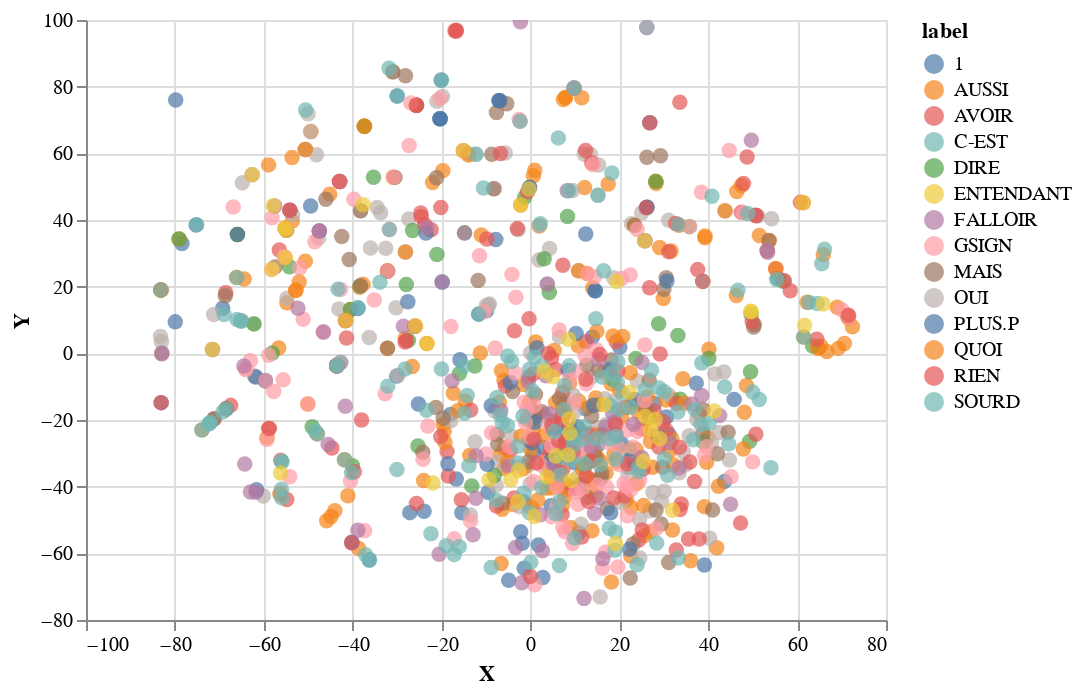
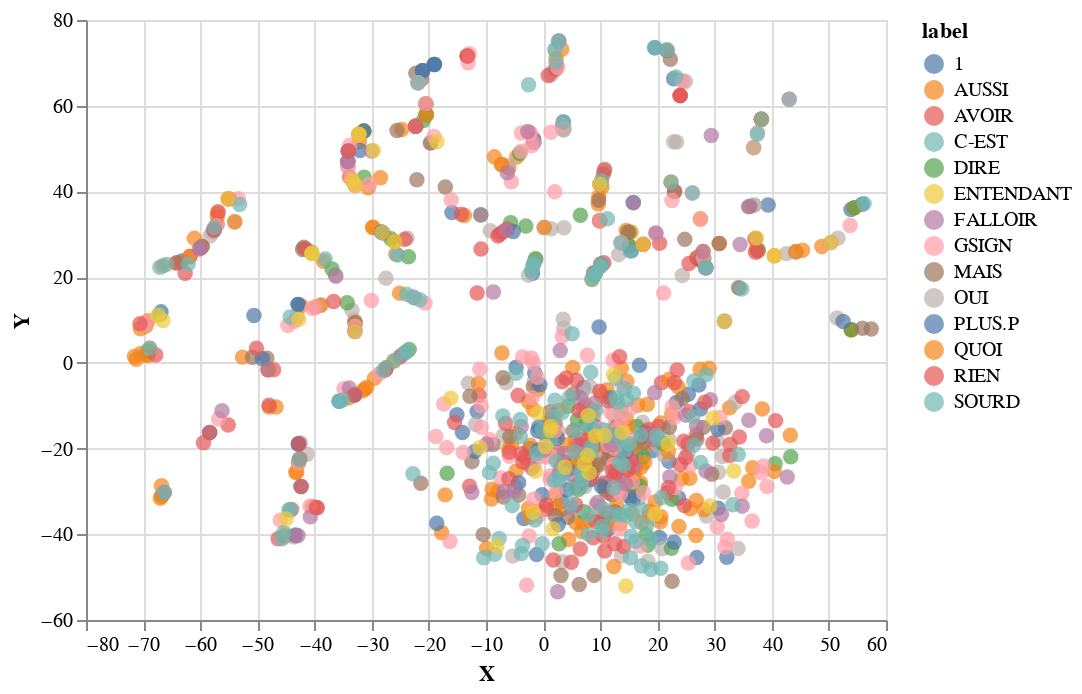
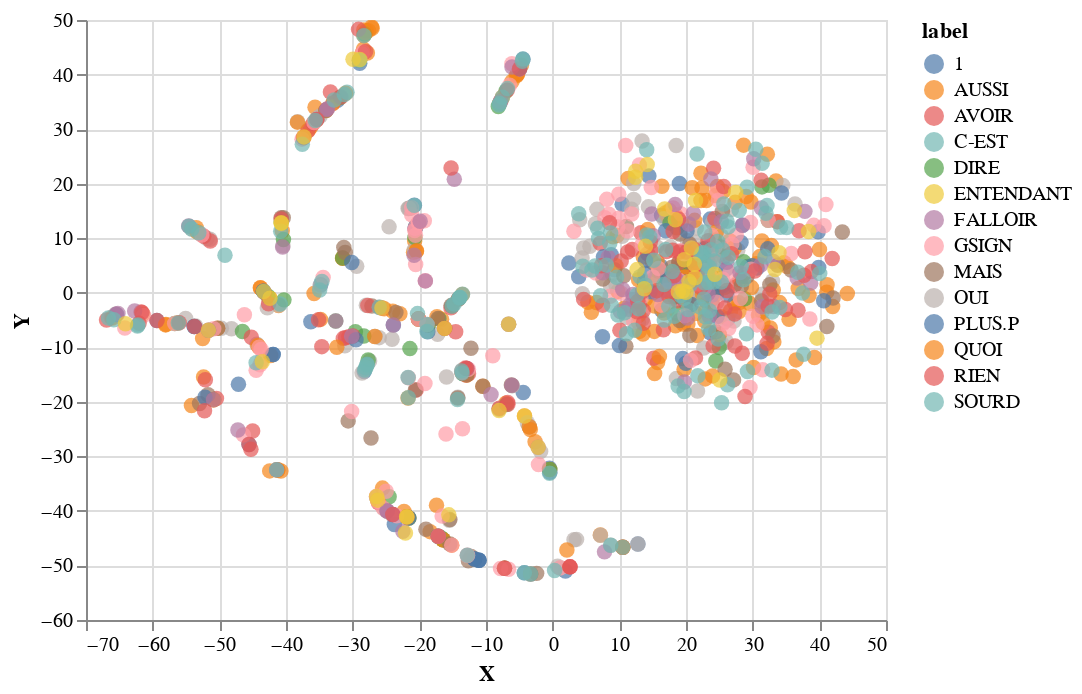
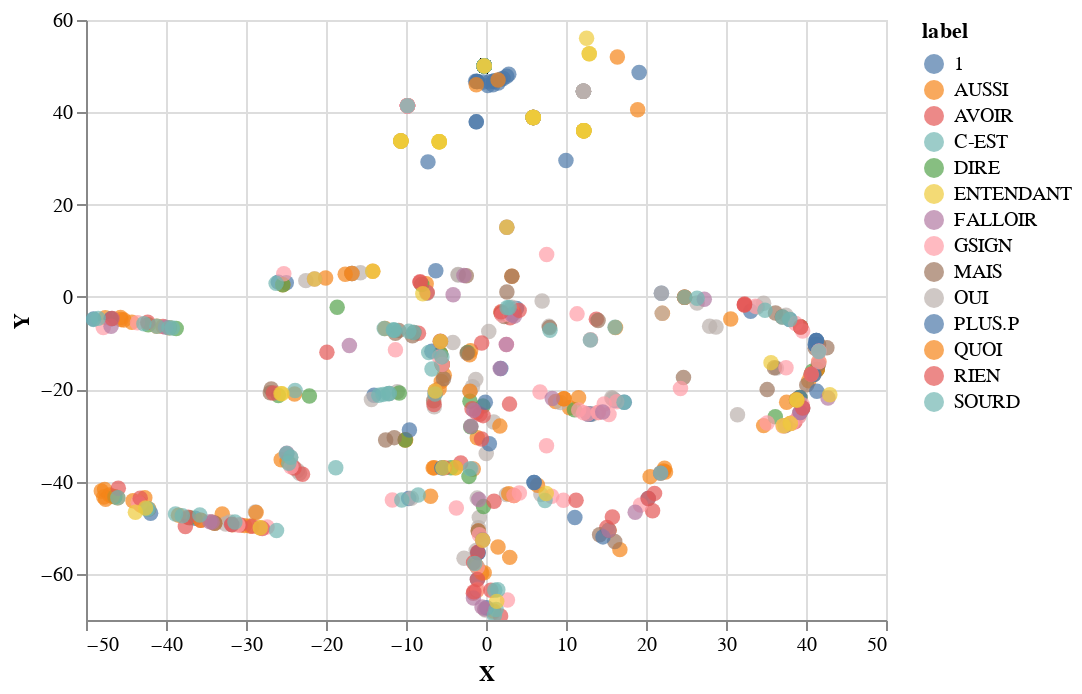

The notebook cell these images were saved under, in order:
### Code cell
perplexity = [5, 15, 30, 50, 100]

for p in perplexity:
    print("Perplexity {}".format(p))
    r = reduce_dim(p)
    create_plot(r, label)

### Figure 1 — Vega-Lite specification as saved in the notebook (floating-point values rounded to 4 significant figures; data arrays with more than 128 entries replaced by an {"elided": "..."} marker saying what was removed)
{"$schema": "https://vega.github.io/schema/vega-lite/v2.6.0.json", "config": {"view": {"height": 300, "width": 400}}, "data": {"name": "data-a9c515a03855361d102d886f2594d699"}, "datasets": {"data-a9c515a03855361d102d886f2594d699": {"elided": "1075 records"}}, "encoding": {"color": {"field": "label", "type": "nominal"}, "x": {"field": "X", "type": "quantitative"}, "y": {"field": "Y", "type": "quantitative"}}, "mark": {"size": 60, "type": "circle"}, "selection": {"selector001": {"bind": "scales", "encodings": ["x", "y"], "mark": {"fill": "#333", "fillOpacity": 0.125, "stroke": "white"}, "on": "[mousedown, window:mouseup] > window:mousemove!", "resolve": "global", "translate": "[mousedown, window:mouseup] > window:mousemove!", "type": "interval", "zoom": "wheel!"}}}

### Figure 2 — Vega-Lite specification as saved in the notebook (floating-point values rounded to 4 significant figures; data arrays with more than 128 entries replaced by an {"elided": "..."} marker saying what was removed)
{"$schema": "https://vega.github.io/schema/vega-lite/v2.6.0.json", "config": {"view": {"height": 300, "width": 400}}, "data": {"name": "data-ae05d8582da171b096b1d5f5a6b6ebf0"}, "datasets": {"data-ae05d8582da171b096b1d5f5a6b6ebf0": {"elided": "1075 records"}}, "encoding": {"color": {"field": "label", "type": "nominal"}, "x": {"field": "X", "type": "quantitative"}, "y": {"field": "Y", "type": "quantitative"}}, "mark": {"size": 60, "type": "circle"}, "selection": {"selector002": {"bind": "scales", "encodings": ["x", "y"], "mark": {"fill": "#333", "fillOpacity": 0.125, "stroke": "white"}, "on": "[mousedown, window:mouseup] > window:mousemove!", "resolve": "global", "translate": "[mousedown, window:mouseup] > window:mousemove!", "type": "interval", "zoom": "wheel!"}}}

### Figure 3 — Vega-Lite specification as saved in the notebook (floating-point values rounded to 4 significant figures; data arrays with more than 128 entries replaced by an {"elided": "..."} marker saying what was removed)
{"$schema": "https://vega.github.io/schema/vega-lite/v2.6.0.json", "config": {"view": {"height": 300, "width": 400}}, "data": {"name": "data-adca94453ae0342a24b7ed3372291539"}, "datasets": {"data-adca94453ae0342a24b7ed3372291539": {"elided": "1075 records"}}, "encoding": {"color": {"field": "label", "type": "nominal"}, "x": {"field": "X", "type": "quantitative"}, "y": {"field": "Y", "type": "quantitative"}}, "mark": {"size": 60, "type": "circle"}, "selection": {"selector003": {"bind": "scales", "encodings": ["x", "y"], "mark": {"fill": "#333", "fillOpacity": 0.125, "stroke": "white"}, "on": "[mousedown, window:mouseup] > window:mousemove!", "resolve": "global", "translate": "[mousedown, window:mouseup] > window:mousemove!", "type": "interval", "zoom": "wheel!"}}}

### Figure 4 — Vega-Lite specification as saved in the notebook (floating-point values rounded to 4 significant figures; data arrays with more than 128 entries replaced by an {"elided": "..."} marker saying what was removed)
{"$schema": "https://vega.github.io/schema/vega-lite/v2.6.0.json", "config": {"view": {"height": 300, "width": 400}}, "data": {"name": "data-96a5e17874b400c6d985a75b1d852bbc"}, "datasets": {"data-96a5e17874b400c6d985a75b1d852bbc": {"elided": "1075 records"}}, "encoding": {"color": {"field": "label", "type": "nominal"}, "x": {"field": "X", "type": "quantitative"}, "y": {"field": "Y", "type": "quantitative"}}, "mark": {"size": 60, "type": "circle"}, "selection": {"selector004": {"bind": "scales", "encodings": ["x", "y"], "mark": {"fill": "#333", "fillOpacity": 0.125, "stroke": "white"}, "on": "[mousedown, window:mouseup] > window:mousemove!", "resolve": "global", "translate": "[mousedown, window:mouseup] > window:mousemove!", "type": "interval", "zoom": "wheel!"}}}
